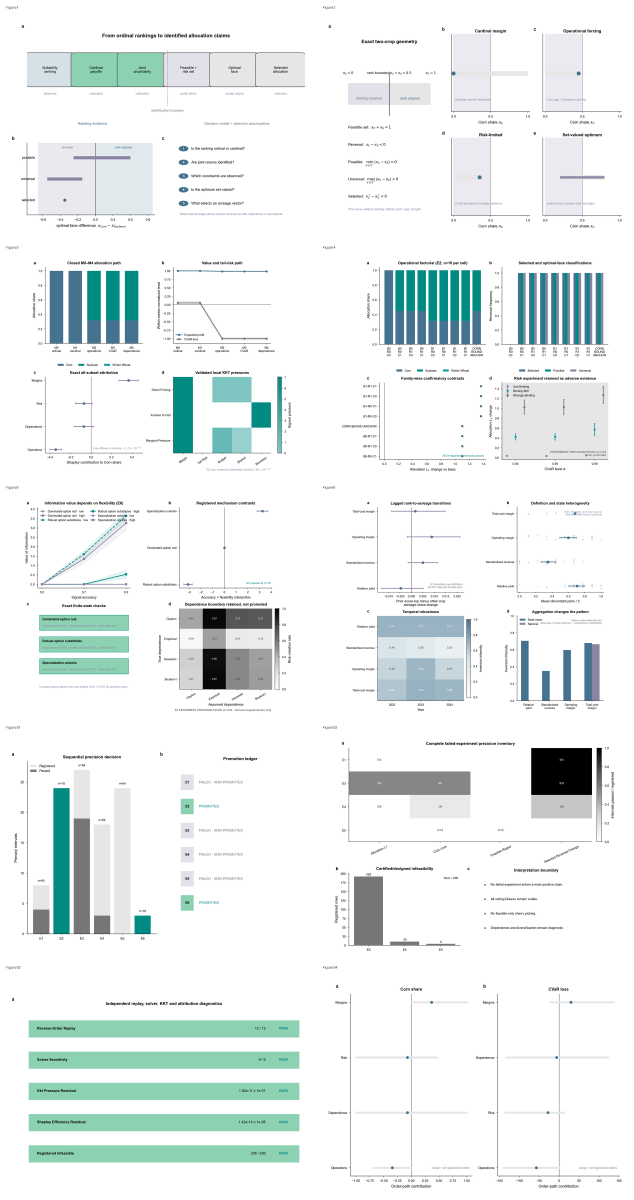
#> input picture audits/goal16_visual_baseline/contact_sheet_183mm.png, 1900 x 3600 px (shown at 1/3 size)
$ python build_goal16_post_visual_audit.py
#> lines starting #> are read from the running program, lines starting #| are printed output that depends on the picture
#!/usr/bin/env python3
"""Build deterministic before/after visual comparison sheets."""

from __future__ import annotations

import hashlib
from pathlib import Path

from PIL import Image, ImageDraw


ROOT = Path(__file__).resolve().parents[1]
OUT = ROOT / "audits/goal16_visual_comparison"
PAIRS = {
    "183mm": ("audits/goal16_visual_baseline/contact_sheet_183mm.png", "visualization/stage_ii/qa/contact_sheet_full.png"),
    "89mm": ("audits/goal16_visual_baseline/contact_sheet_89mm.png", "visualization/stage_ii/qa/contact_sheet_width89mm.png"),
    "grayscale": ("audits/goal16_visual_baseline/contact_sheet_grayscale.png", "visualization/stage_ii/qa/contact_sheet_grayscale.png"),
    "deuteranopia": ("audits/goal16_visual_baseline/contact_sheet_deuteranopia.png", "visualization/stage_ii/qa/contact_sheet_deuteranopia.png"),
    "protanopia": ("audits/goal16_visual_baseline/contact_sheet_protanopia.png", "visualization/stage_ii/qa/contact_sheet_protanopia.png"),
}


def sha(path: Path) -> str:
    return hashlib.sha256(path.read_bytes()).hexdigest()


def comparison(before_path: Path, after_path: Path, target: Path) -> None:
    before = Image.open(before_path).convert("RGB")
#> before is the input picture: PIL image 1900x3600 RGB; mean R, G, B 234.6, 240.4, 239.8
    after = Image.open(after_path).convert("RGB")
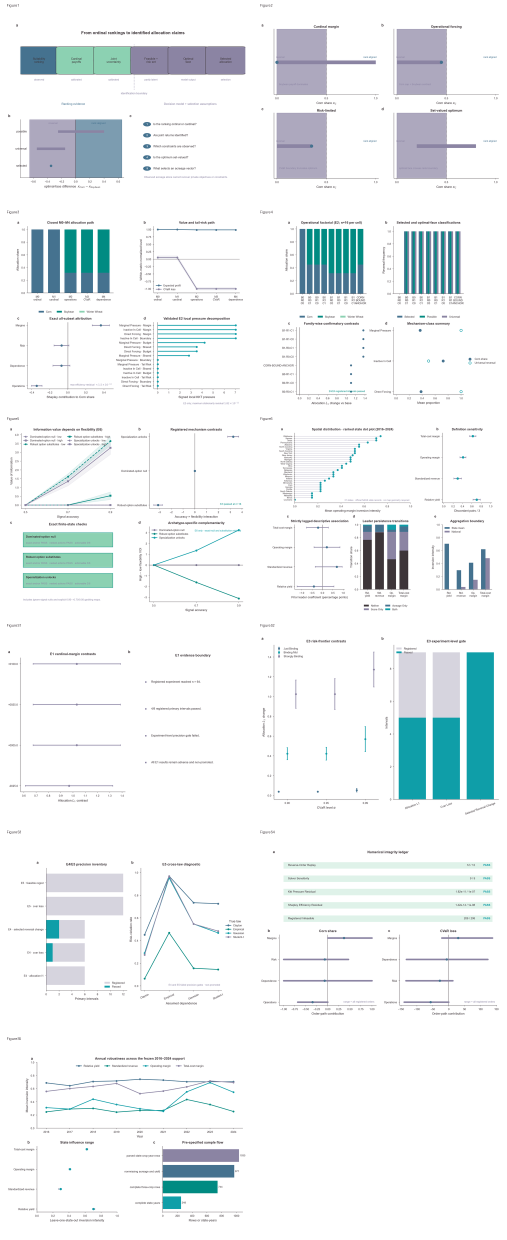
#> input picture visualization/stage_ii/qa/contact_sheet_full.png, 1520 x 3720 px (shown at 1/3 size)
#> after is the input picture: PIL image 1520x3720 RGB; mean R, G, B 237.7, 242.3, 243.7
    width = 1100
    before.thumbnail((width, 4200), Image.Resampling.LANCZOS)
#> before: PIL image 1100x2084 RGB
    after.thumbnail((width, 4200), Image.Resampling.LANCZOS)
#> after: PIL image 1100x2692 RGB
    header = 58
    canvas = Image.new("RGB", (2 * width + 30, max(before.height, after.height) + header), "white")
#> canvas: PIL image 2230x2750 RGB; every value is 255
    draw = ImageDraw.Draw(canvas)
    draw.text((20, 18), "BEFORE · PR #31 baseline", fill="#3D3539")
    draw.text((width + 50, 18), "AFTER · GOAL-16 reconstruction", fill="#3D3539")
    canvas.paste(before, ((width - before.width) // 2, header))
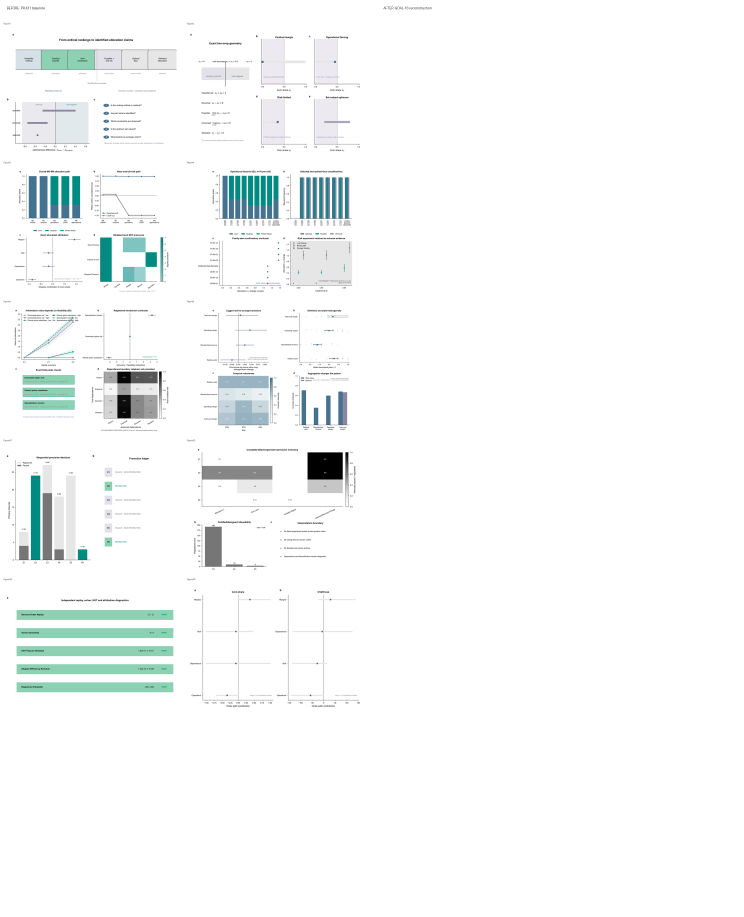
#> canvas: PIL image 2230x2750 RGB (shown at 1/3 size); mean R, G, B 247.3, 249.5, 249.2
    canvas.paste(after, (width + 30 + (width - after.width) // 2, header))
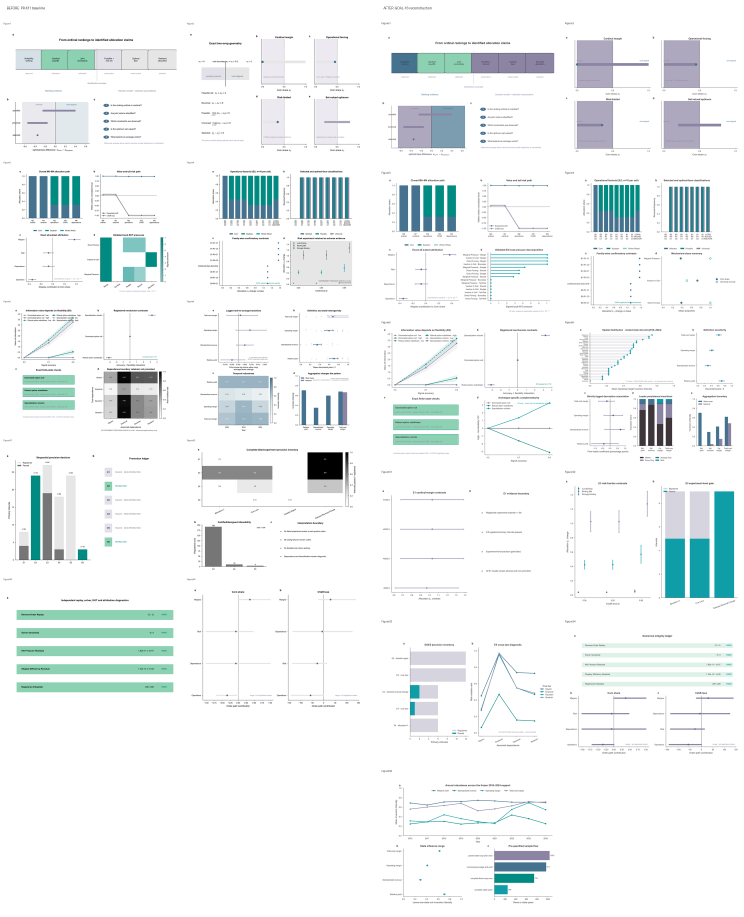
#> canvas: PIL image 2230x2750 RGB (shown at 1/3 size); mean R, G, B 238.8, 243.3, 243.7
    canvas.save(target, dpi=(150, 150))


def main() -> None:
    OUT.mkdir(parents=True, exist_ok=True)
    targets = []
    for mode, (before, after) in PAIRS.items():
        target = OUT / f"before_after_{mode}.png"
        comparison(ROOT / before, ROOT / after, target)
        targets.append(target)
#> pass 2 of the loop in main, `for mode, (before, after) in PAIRS.items():`:
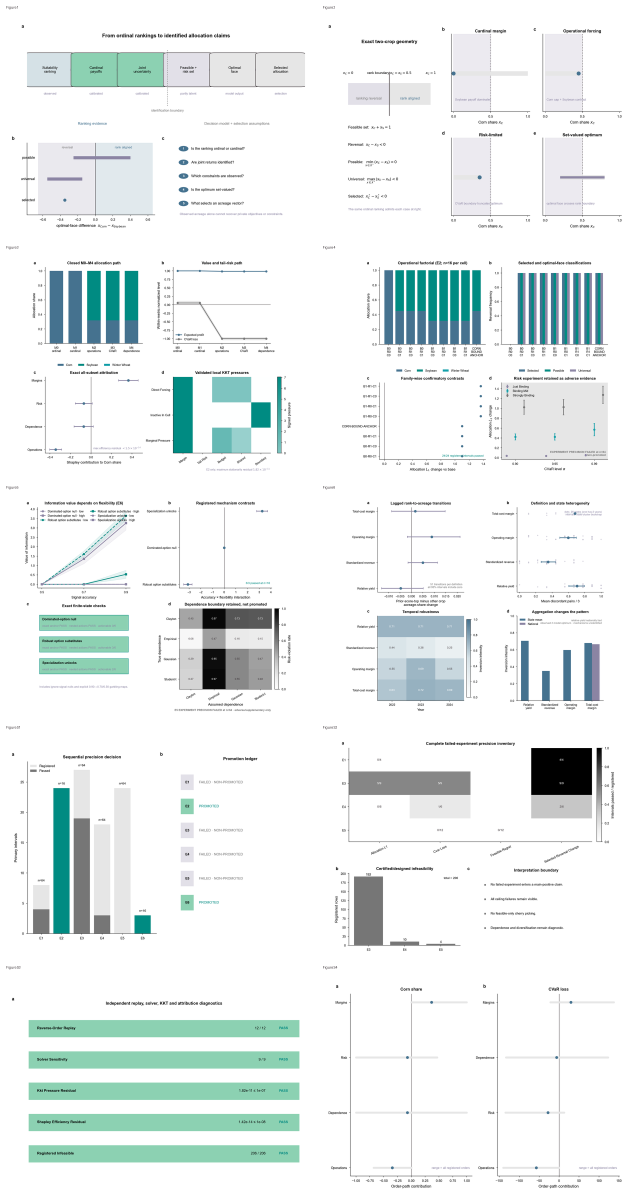
#> input picture audits/goal16_visual_baseline/contact_sheet_89mm.png, 1900 x 3600 px (shown at 1/3 size)
#> in comparison, before is the input picture: PIL image 1900x3600 RGB; mean R, G, B 234.5, 240.3, 239.7
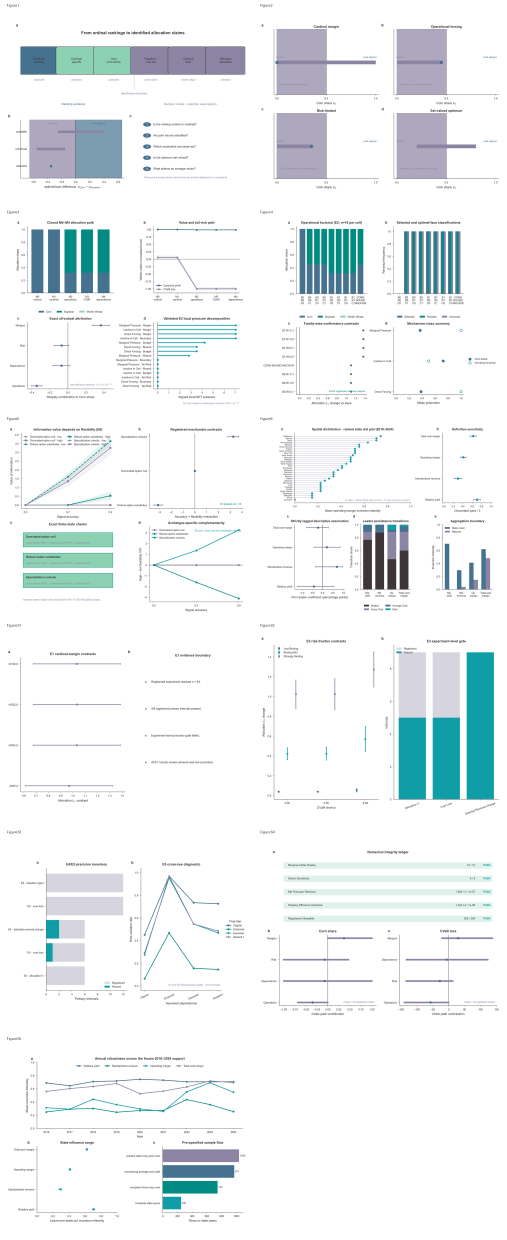
#> input picture visualization/stage_ii/qa/contact_sheet_width89mm.png, 1520 x 3720 px (shown at 1/3 size)
#> in comparison, after is the input picture: PIL image 1520x3720 RGB; mean R, G, B 237.5, 242.2, 243.6
#> before: PIL image 1100x2084 RGB
#> after: PIL image 1100x2692 RGB
#> in comparison (call 2), `canvas.paste(after, (width + 30 + (width - after.width) // 2, header))`:
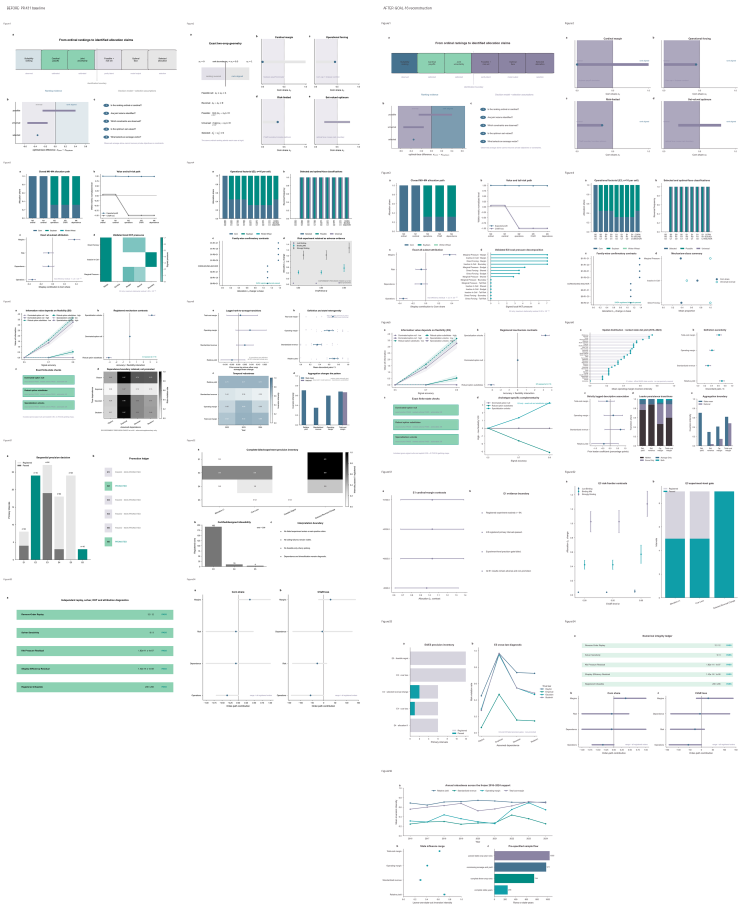
#> canvas: PIL image 2230x2750 RGB (shown at 1/3 size); mean R, G, B 238.8, 243.2, 243.6
#> pass 3 of the loop in main, `for mode, (before, after) in PAIRS.items():`:
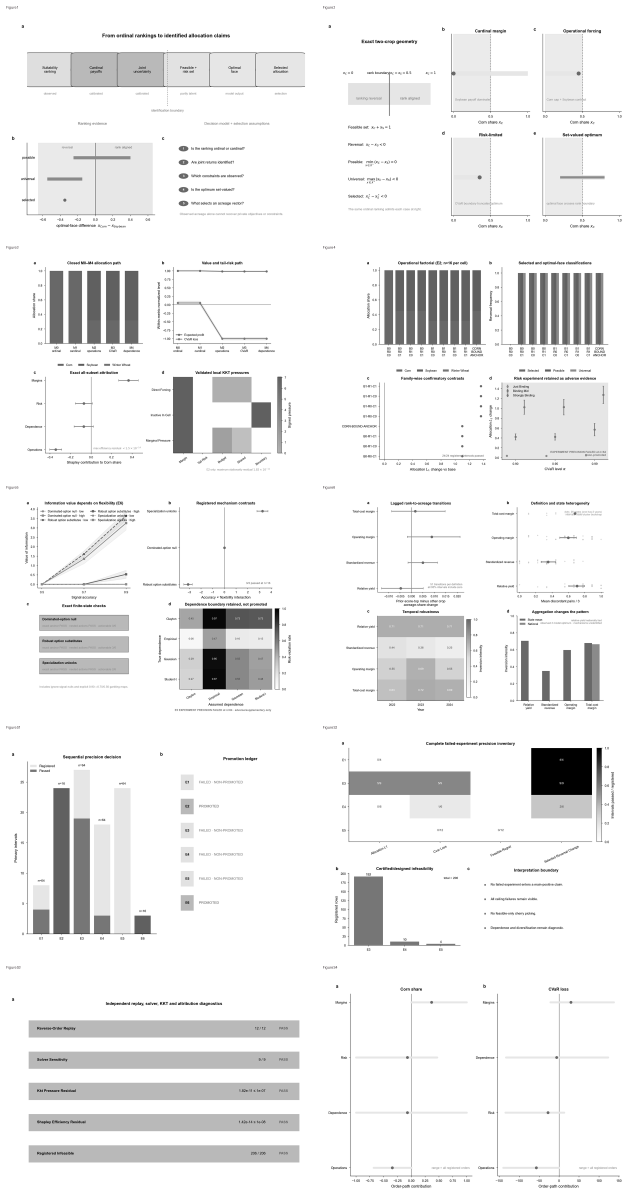
#> input picture audits/goal16_visual_baseline/contact_sheet_grayscale.png, 1900 x 3600 px (shown at 1/3 size)
#> in comparison, before is the input picture: PIL image 1900x3600 RGB; mean R, G, B 238.6, 238.6, 238.6
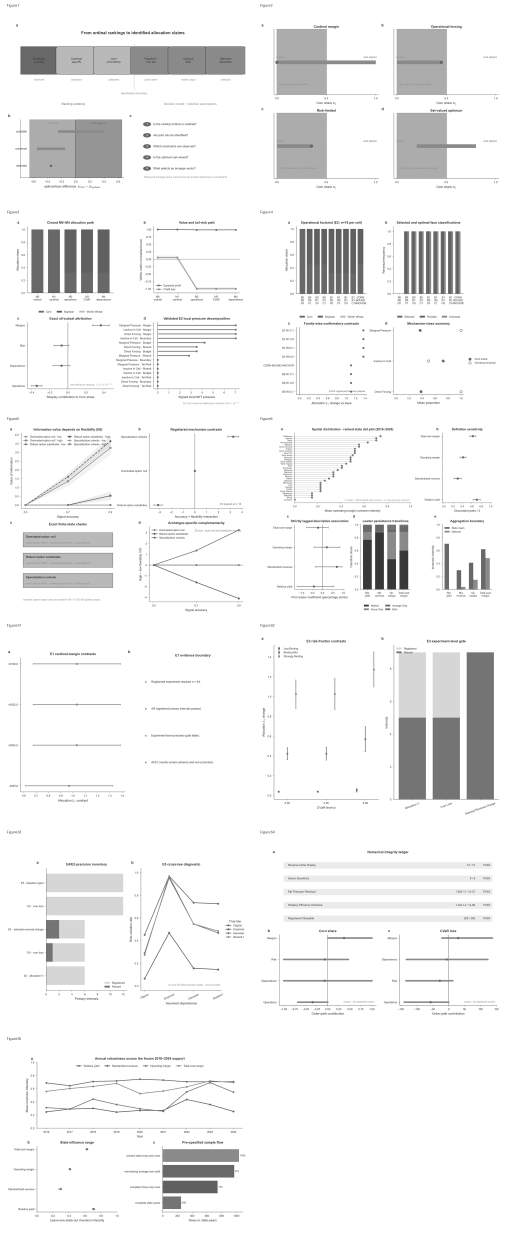
#> input picture visualization/stage_ii/qa/contact_sheet_grayscale.png, 1520 x 3720 px (shown at 1/3 size)
#> in comparison, after is the input picture: PIL image 1520x3720 RGB; mean R, G, B 241.1, 241.1, 241.1
#> before: PIL image 1100x2084 RGB
#> after: PIL image 1100x2692 RGB
#> in comparison (call 3), `canvas.paste(after, (width + 30 + (width - after.width) // 2, header))`:
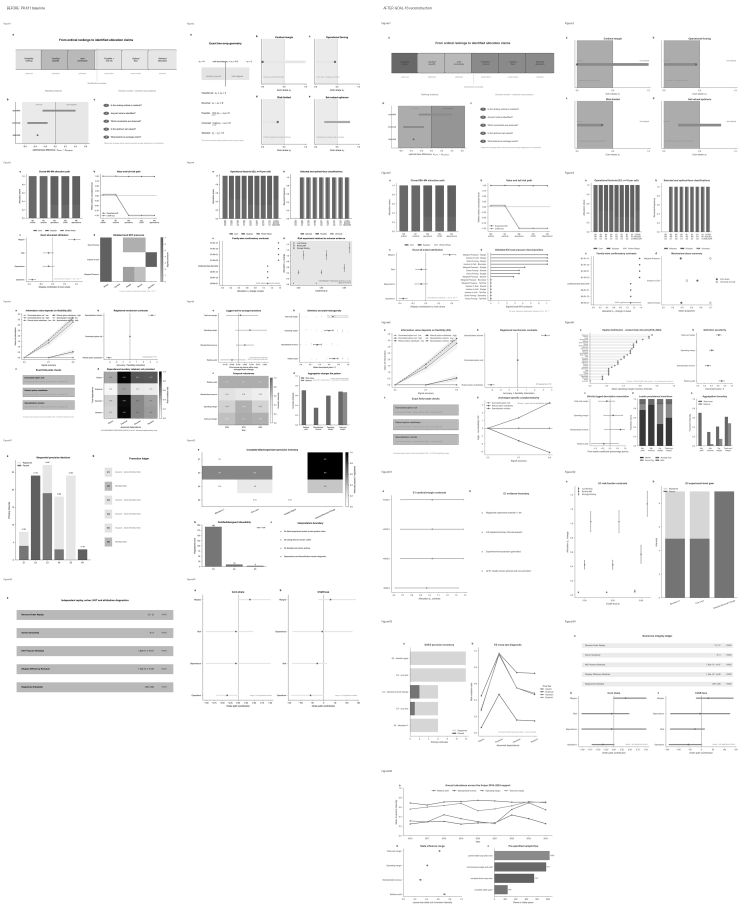
#> canvas: PIL image 2230x2750 RGB (shown at 1/3 size); mean R, G, B 242, 242, 242
#> the loop made 4 passes; the first 3 are shown
    checksum = OUT / "SHA256SUMS.txt"
    checksum.write_text("".join(f"{sha(path)}  {path.name}\n" for path in sorted(targets)), encoding="utf-8")
    print(f"goal16_comparison_sheets={len(targets)}")


if __name__ == "__main__":
#> (the run stopped early here; a loop or call above may not have finished)
